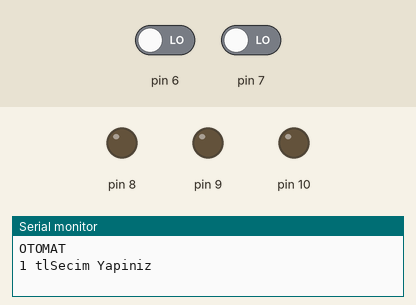
Recording of a sketch running on a simulated Arduino Uno, built with avr-gcc and run on an emulated ATmega328P. Shown: output pins drawn as LEDs (lit = HIGH), the last lines printed to the serial monitor. The test bench sets the inputs (shaded band); at power-on: pin 7 LOW, pin 6 LOW.

Above: at 1.3 s.
1.4 s: pin 7 driven HIGH
At 3.0 s:
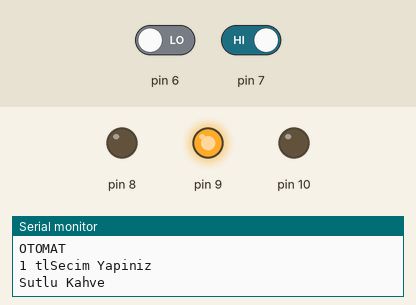
Timing chart, 0 to 4.5 s (numbered marks = the images above; inputs shaded):
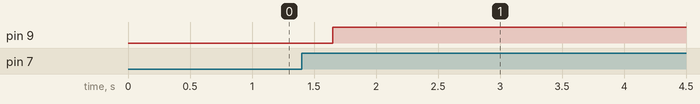

Measured:
- after the input at 1.4 s, pin 9: LOW → HIGH after 0.25 s

The sketch:

otomat_cihazi.ino
```cpp
/*Otomat
*Otomat Cihazının Simülatörü*/
int sec=0,iptal=0,sayac=0;
int kirmizi,mavi,yesil;
void setup() {
  for(int i=8;i<=10;i++)
  {
    pinMode(i,OUTPUT);
  }
  pinMode(7,INPUT);
  pinMode(6,INPUT);
  Serial.begin(9600);
  Serial.println("OTOMAT");
  Serial.print("1 tl");
  Serial.println("Secim Yapiniz");
  delay(120);
}

void loop() {
  sec=digitalRead(7);
  iptal=digitalRead(6);

    if(sayac==1)
    {
      analogWrite(9,yesil);
      delay(10000);
    }
  if(sec==HIGH)
  {
    Serial.println("Sutlu Kahve");
    kirmizi=0;yesil=255;mavi=0;
    delay(250);
    sayac++;
  }

  if(iptal==HIGH)
  {
    Serial.println("Islemi Iptal Ettiniz Paraniz Iade Ediliyor");
    delay(250);
  }
}
```
